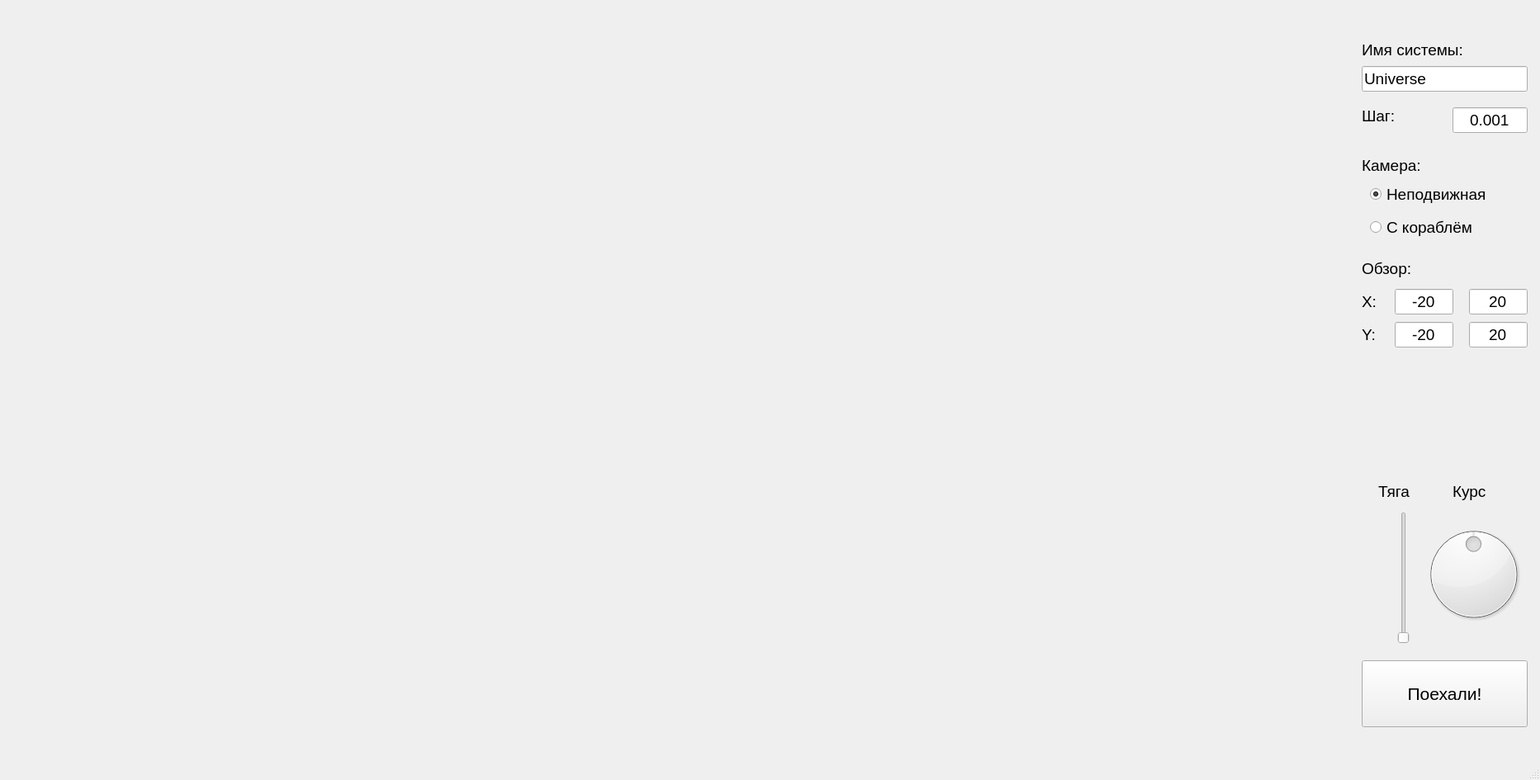
<?xml version="1.0" encoding="UTF-8"?>
<ui version="4.0">
 <class>MainWindow</class>
 <widget class="QMainWindow" name="MainWindow">
  <property name="geometry">
   <rect>
    <x>0</x>
    <y>0</y>
    <width>1866</width>
    <height>945</height>
   </rect>
  </property>
  <property name="windowTitle">
   <string>MainWindow</string>
  </property>
  <widget class="QWidget" name="centralwidget">
   <widget class="space_widget" name="spacewidget" native="true">
    <property name="geometry">
     <rect>
      <x>-1</x>
      <y>-1</y>
      <width>1631</width>
      <height>891</height>
     </rect>
    </property>
   </widget>
   <widget class="QLabel" name="label">
    <property name="geometry">
     <rect>
      <x>1650</x>
      <y>50</y>
      <width>181</width>
      <height>21</height>
     </rect>
    </property>
    <property name="font">
     <font>
      <pointsize>14</pointsize>
     </font>
    </property>
    <property name="text">
     <string>Имя системы:</string>
    </property>
   </widget>
   <widget class="QLineEdit" name="File_Edit">
    <property name="geometry">
     <rect>
      <x>1650</x>
      <y>80</y>
      <width>201</width>
      <height>31</height>
     </rect>
    </property>
    <property name="font">
     <font>
      <pointsize>14</pointsize>
     </font>
    </property>
    <property name="text">
     <string>Universe</string>
    </property>
   </widget>
   <widget class="QLabel" name="label_2">
    <property name="geometry">
     <rect>
      <x>1650</x>
      <y>130</y>
      <width>61</width>
      <height>21</height>
     </rect>
    </property>
    <property name="font">
     <font>
      <pointsize>14</pointsize>
     </font>
    </property>
    <property name="text">
     <string>Шаг:</string>
    </property>
   </widget>
   <widget class="QLineEdit" name="Step_Edit">
    <property name="geometry">
     <rect>
      <x>1760</x>
      <y>130</y>
      <width>91</width>
      <height>31</height>
     </rect>
    </property>
    <property name="font">
     <font>
      <pointsize>14</pointsize>
     </font>
    </property>
    <property name="text">
     <string>0.001</string>
    </property>
    <property name="alignment">
     <set>Qt::AlignCenter</set>
    </property>
   </widget>
   <widget class="QLabel" name="label_3">
    <property name="geometry">
     <rect>
      <x>1650</x>
      <y>190</y>
      <width>91</width>
      <height>21</height>
     </rect>
    </property>
    <property name="font">
     <font>
      <pointsize>14</pointsize>
     </font>
    </property>
    <property name="text">
     <string>Камера:</string>
    </property>
   </widget>
   <widget class="QRadioButton" name="Camera_Fixed">
    <property name="enabled">
     <bool>true</bool>
    </property>
    <property name="geometry">
     <rect>
      <x>1660</x>
      <y>220</y>
      <width>191</width>
      <height>31</height>
     </rect>
    </property>
    <property name="font">
     <font>
      <pointsize>14</pointsize>
     </font>
    </property>
    <property name="text">
     <string>Неподвижная</string>
    </property>
    <property name="checked">
     <bool>true</bool>
    </property>
   </widget>
   <widget class="QRadioButton" name="Camera_Ship">
    <property name="geometry">
     <rect>
      <x>1660</x>
      <y>260</y>
      <width>191</width>
      <height>31</height>
     </rect>
    </property>
    <property name="font">
     <font>
      <pointsize>14</pointsize>
     </font>
    </property>
    <property name="text">
     <string>С кораблём</string>
    </property>
   </widget>
   <widget class="QSlider" name="Force_Slider">
    <property name="geometry">
     <rect>
      <x>1690</x>
      <y>620</y>
      <width>22</width>
      <height>160</height>
     </rect>
    </property>
    <property name="maximum">
     <number>100</number>
    </property>
    <property name="singleStep">
     <number>1</number>
    </property>
    <property name="orientation">
     <enum>Qt::Vertical</enum>
    </property>
   </widget>
   <widget class="QDial" name="Course_dial">
    <property name="geometry">
     <rect>
      <x>1720</x>
      <y>630</y>
      <width>131</width>
      <height>131</height>
     </rect>
    </property>
    <property name="minimum">
     <number>-314</number>
    </property>
    <property name="maximum">
     <number>314</number>
    </property>
    <property name="singleStep">
     <number>1</number>
    </property>
   </widget>
   <widget class="QPushButton" name="StartButton">
    <property name="geometry">
     <rect>
      <x>1650</x>
      <y>800</y>
      <width>201</width>
      <height>81</height>
     </rect>
    </property>
    <property name="font">
     <font>
      <pointsize>16</pointsize>
     </font>
    </property>
    <property name="text">
     <string>Поехали!</string>
    </property>
   </widget>
   <widget class="QLabel" name="label_4">
    <property name="geometry">
     <rect>
      <x>1670</x>
      <y>580</y>
      <width>61</width>
      <height>31</height>
     </rect>
    </property>
    <property name="font">
     <font>
      <pointsize>14</pointsize>
     </font>
    </property>
    <property name="text">
     <string>Тяга</string>
    </property>
   </widget>
   <widget class="QLabel" name="label_5">
    <property name="geometry">
     <rect>
      <x>1760</x>
      <y>580</y>
      <width>61</width>
      <height>31</height>
     </rect>
    </property>
    <property name="font">
     <font>
      <pointsize>14</pointsize>
     </font>
    </property>
    <property name="text">
     <string>Курс</string>
    </property>
   </widget>
   <widget class="QLabel" name="label_6">
    <property name="geometry">
     <rect>
      <x>1650</x>
      <y>310</y>
      <width>91</width>
      <height>31</height>
     </rect>
    </property>
    <property name="font">
     <font>
      <pointsize>14</pointsize>
     </font>
    </property>
    <property name="text">
     <string>Обзор:</string>
    </property>
   </widget>
   <widget class="QLineEdit" name="Xmin_Edit">
    <property name="geometry">
     <rect>
      <x>1690</x>
      <y>350</y>
      <width>71</width>
      <height>31</height>
     </rect>
    </property>
    <property name="font">
     <font>
      <pointsize>14</pointsize>
     </font>
    </property>
    <property name="text">
     <string>-20</string>
    </property>
    <property name="alignment">
     <set>Qt::AlignCenter</set>
    </property>
   </widget>
   <widget class="QLabel" name="label_7">
    <property name="geometry">
     <rect>
      <x>1650</x>
      <y>350</y>
      <width>31</width>
      <height>31</height>
     </rect>
    </property>
    <property name="font">
     <font>
      <pointsize>14</pointsize>
     </font>
    </property>
    <property name="text">
     <string>X:</string>
    </property>
   </widget>
   <widget class="QLineEdit" name="Xmax_Edit">
    <property name="geometry">
     <rect>
      <x>1780</x>
      <y>350</y>
      <width>71</width>
      <height>31</height>
     </rect>
    </property>
    <property name="font">
     <font>
      <pointsize>14</pointsize>
     </font>
    </property>
    <property name="text">
     <string>20</string>
    </property>
    <property name="alignment">
     <set>Qt::AlignCenter</set>
    </property>
   </widget>
   <widget class="QLineEdit" name="Ymin_Edit">
    <property name="geometry">
     <rect>
      <x>1690</x>
      <y>390</y>
      <width>71</width>
      <height>31</height>
     </rect>
    </property>
    <property name="font">
     <font>
      <pointsize>14</pointsize>
     </font>
    </property>
    <property name="text">
     <string>-20</string>
    </property>
    <property name="alignment">
     <set>Qt::AlignCenter</set>
    </property>
   </widget>
   <widget class="QLabel" name="label_8">
    <property name="geometry">
     <rect>
      <x>1650</x>
      <y>390</y>
      <width>31</width>
      <height>31</height>
     </rect>
    </property>
    <property name="font">
     <font>
      <pointsize>14</pointsize>
     </font>
    </property>
    <property name="text">
     <string>Y:</string>
    </property>
   </widget>
   <widget class="QLineEdit" name="Ymax_Edit">
    <property name="geometry">
     <rect>
      <x>1780</x>
      <y>390</y>
      <width>71</width>
      <height>31</height>
     </rect>
    </property>
    <property name="font">
     <font>
      <pointsize>14</pointsize>
     </font>
    </property>
    <property name="text">
     <string>20</string>
    </property>
    <property name="alignment">
     <set>Qt::AlignCenter</set>
    </property>
   </widget>
  </widget>
  <widget class="QMenuBar" name="menubar">
   <property name="geometry">
    <rect>
     <x>0</x>
     <y>0</y>
     <width>1866</width>
     <height>26</height>
    </rect>
   </property>
  </widget>
  <widget class="QStatusBar" name="statusbar"/>
 </widget>
 <customwidgets>
  <customwidget>
   <class>space_widget</class>
   <extends>QWidget</extends>
   <header>space_widget.h</header>
   <container>1</container>
  </customwidget>
 </customwidgets>
 <resources/>
 <connections/>
</ui>
